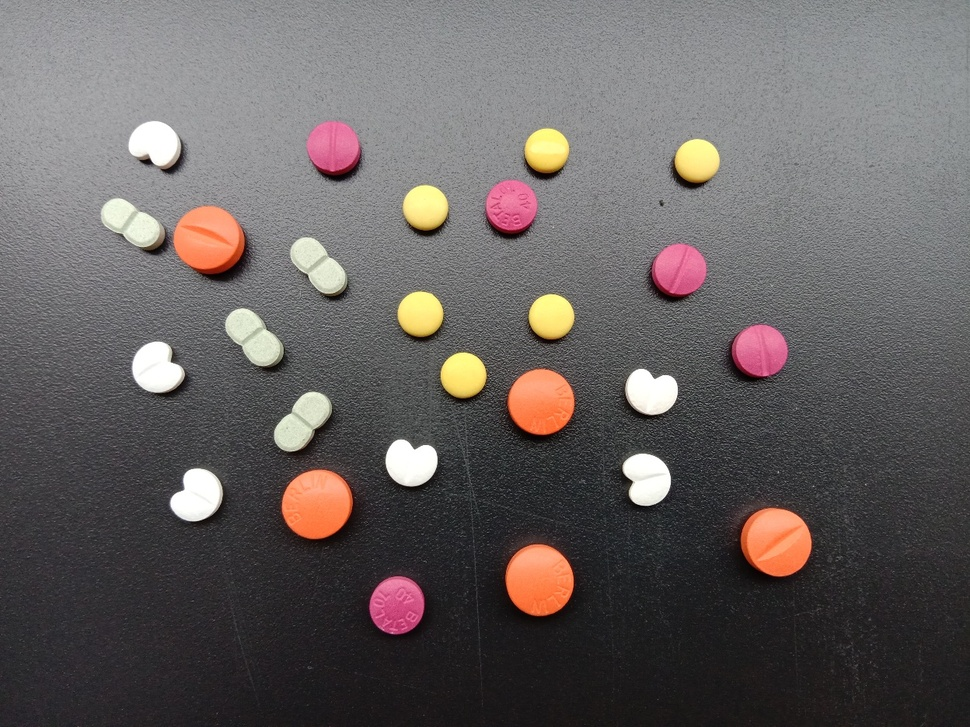
#> input picture dah snaek/tumlen/pills/01.jpg, 970 x 727 px, shrunk from 1248 x 936 before the run, found by its file name; its folder holds only this picture in this run
$ python PILL_count.py
#> lines starting #> are read from the running program, lines starting #| are printed output that depends on the picture; after the words box and inside, x2 and y2 are one past the last pixel; in counts of white or black regions, pixels touching at a corner belong together
import numpy as np
import cv2 as cv
import matplotlib.pyplot as plt
import os

folder = 'D:\\KIM\\ProgEmer\\Pan\\pills\\'
files = os.listdir(folder)
for i, file in enumerate(files):
    Pills = cv.imread(folder+file)
#> Pills is the input picture: shape (727, 970, 3); mean B, G, R 95.9, 96.7, 102.3
    height, width, depth = Pills.shape
    """
    hsv = cv.cvtColor(Pills, cv.COLOR_BGR2HSV)
    h,s,v = cv.split(hsv)
    s = s-70
    v = v*10
    hsv = cv.merge([h,s,v])
    new_pill = cv.cvtColor(hsv, cv.COLOR_HSV2BGR)
    grey = cv.cvtColor(new_pill, cv.COLOR_BGR2GRAY)
    """ #The result I got is not satisfied. So, I wont use them
    r,g,b = cv.split(Pills)
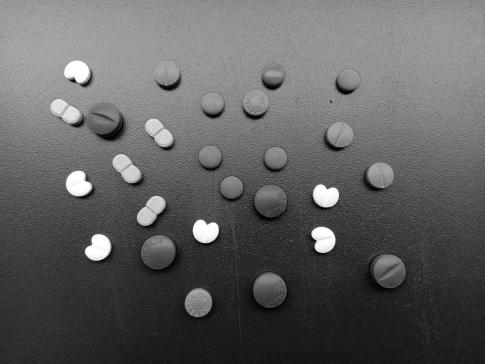
#> r: shape (727, 970) (shown at 1/2 size); min 0, max 255, mean 95.9
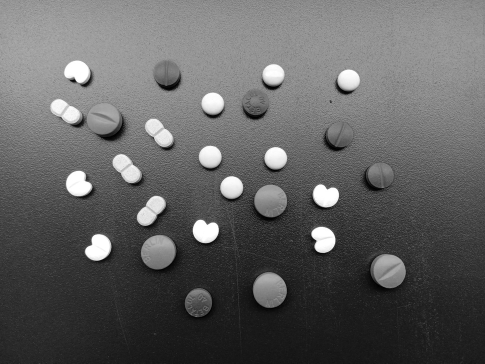
#> g: shape (727, 970) (shown at 1/2 size); min 0, max 255, mean 96.7
    Hi = cv.bitwise_or(r,b)# The images I got are brighter than the original ones So I think I can use it
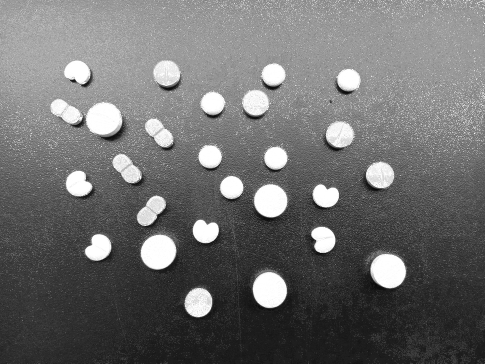
#> Hi: shape (727, 970) (shown at 1/2 size); min 1, max 255, mean 109.8

    #B,G,R = cv.split(new_pill)# -------------------Nothing different from b g r respectively
    res, thereshold = cv.threshold(Hi, 170, 255, cv.THRESH_BINARY)
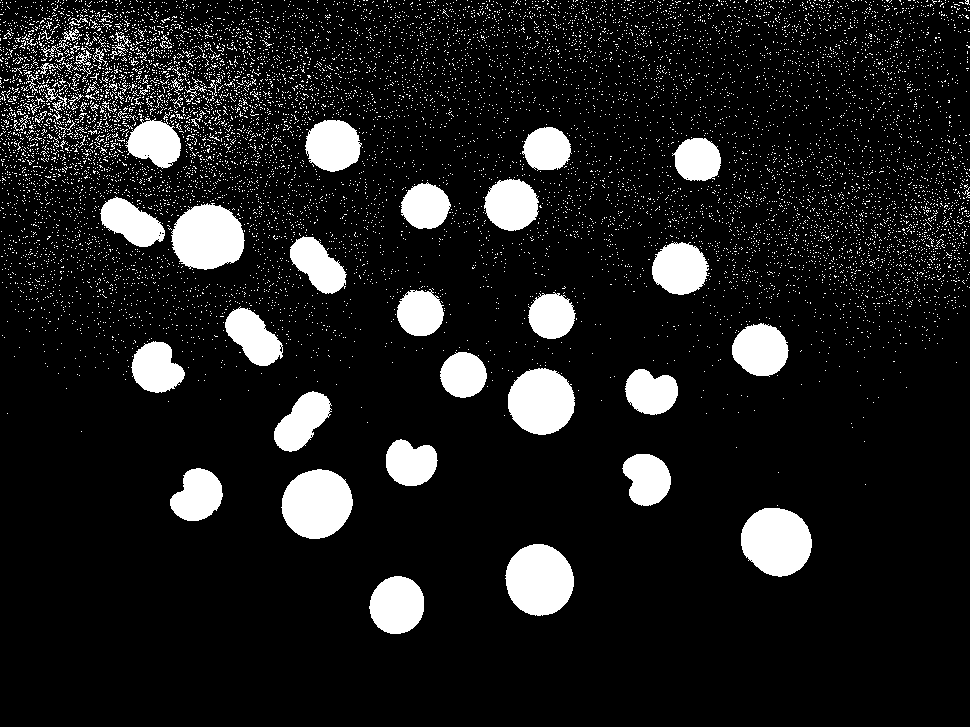
#> thereshold: shape (727, 970); 11.2% white; 10753 white regions (10675 under 20 px), largest, box (x1, y1, x2, y2) and area: (281, 469, 353, 539) 3855, (505, 544, 574, 616) 3842, (741, 508, 812, 577) 3792
    kernel = np.ones((25,25), np.uint8)
    opening = cv.morphologyEx(thereshold, cv.MORPH_OPEN, kernel)
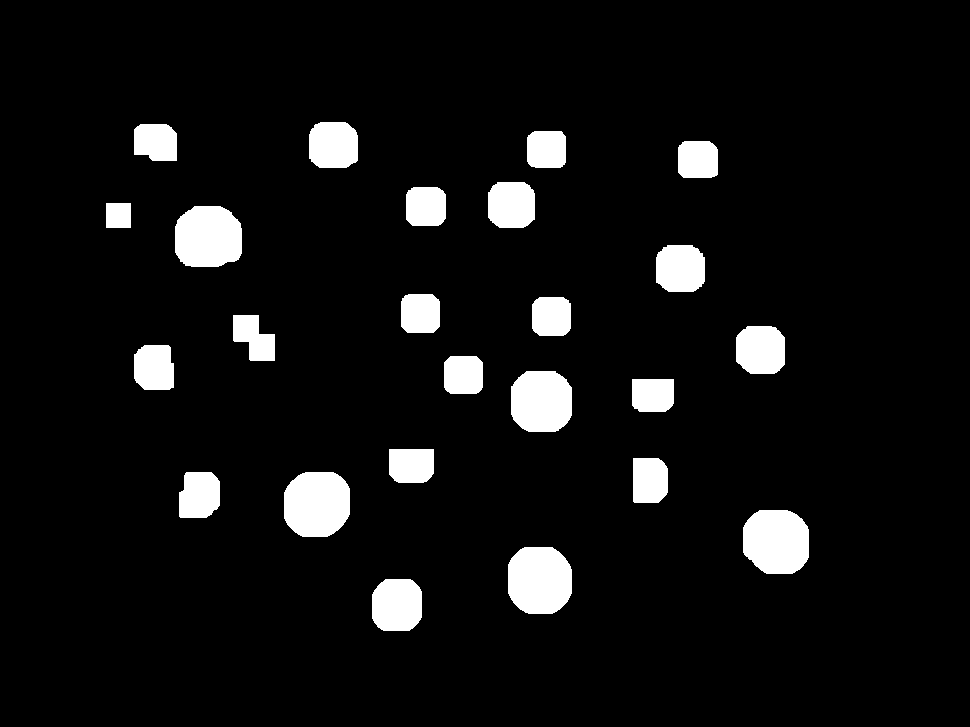
#> opening: shape (727, 970); 6.8% white; 24 white regions
    contours, hierachy = cv.findContours(opening, cv.RETR_TREE, cv.CHAIN_APPROX_SIMPLE )
#> contours = 24 contours; largest, box (x1, y1, x2, y2) and area: (284, 472, 350, 537) 3594, (508, 547, 572, 614) 3594, (743, 510, 809, 574) 3522, (175, 206, 242, 267) 3454, (511, 371, 572, 432) 3171
    border = np.zeros([height, width, 3])
    cv.drawContours(border, contours, -1, (0,255,0),3 )
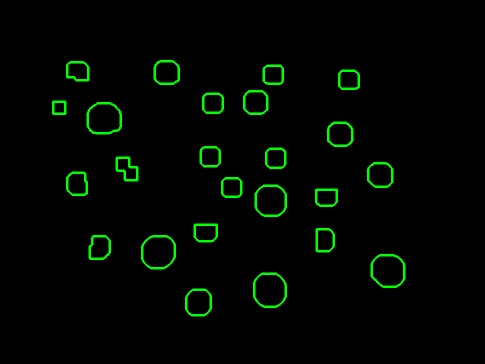
#> border: shape (727, 970, 3) float64 (shown at 1/2 size); mean of channels 0, 1, 2 0, 6.5, 0; drawn as B, G, R
    print(f"image {i+1} >> no. of pills equal >> {len(contours)}")
#| image 1 >> no. of pills equal >> 24

    plt.subplot(2,2,1)
    plt.imshow(Pills, cmap = 'gray'), plt.title(file)
    plt.subplot(2,2,2)
    plt.imshow(thereshold, cmap = 'gray'), plt.title(file)
    plt.subplot(2,2,3)
    plt.imshow(Hi, cmap = 'gray')
    plt.subplot(2,2,4)
    plt.imshow(border, cmap = 'gray')
    plt.show()
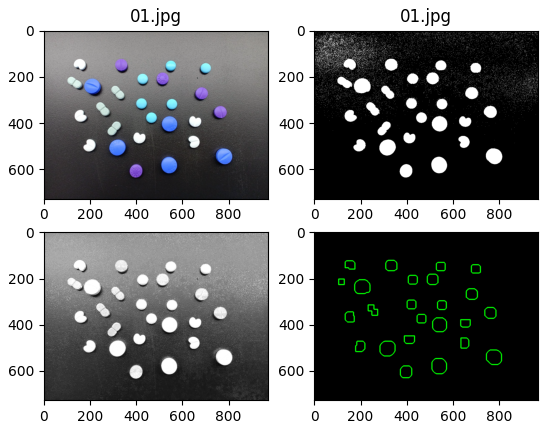
#> figure drawn by matplotlib, 4 panels; B, G, R data is drawn as R, G, B

$ run again, on dah snaek/tumlen/pills/05.jpg
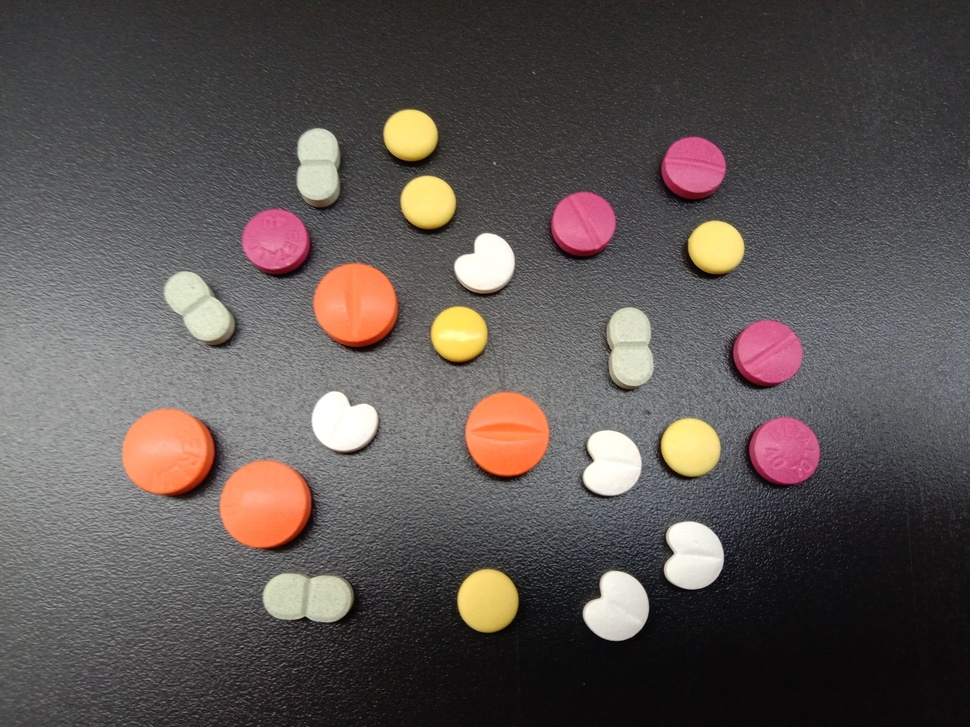
#> input picture dah snaek/tumlen/pills/05.jpg, 970 x 727 px, shrunk from 1248 x 936 before the run, found by its file name
#> Pills is the input picture: shape (727, 970, 3); mean B, G, R 82.4, 84.9, 92.6
#> `res, thereshold = cv.threshold(Hi, 170, 255, cv.THRESH_BINARY)`:
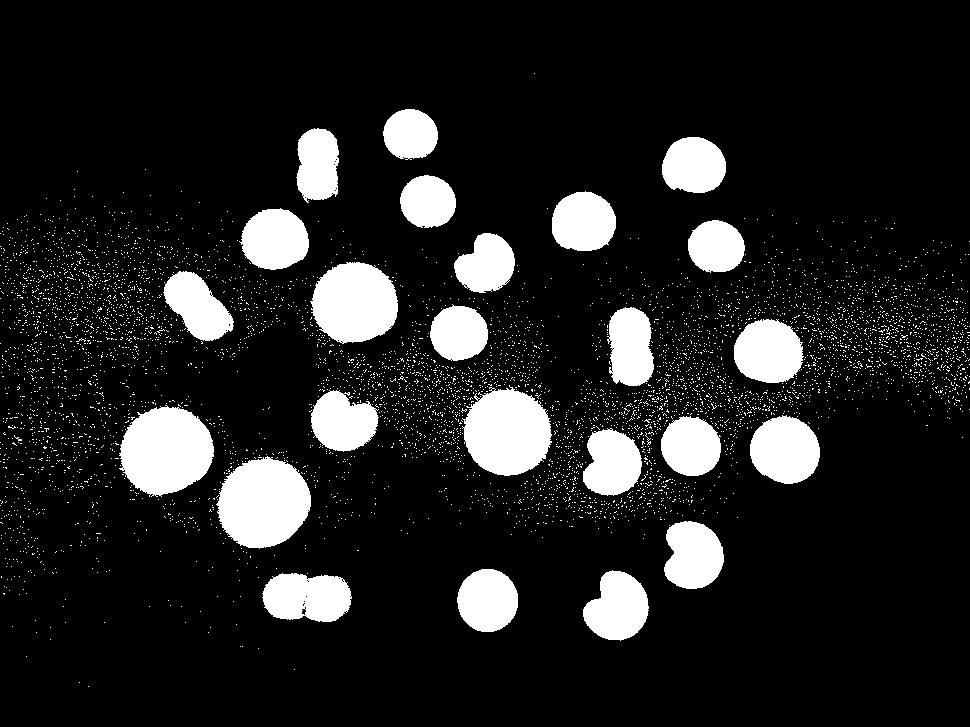
#> thereshold: shape (727, 970); 13% white; 5744 white regions (5719 under 20 px), largest, box (x1, y1, x2, y2) and area: (216, 456, 311, 549) 6512, (119, 405, 214, 497) 6423, (462, 385, 552, 476) 6008
#> opening: shape (727, 970); 11% white; 25 white regions
#> contours = 25 contours; largest, box (x1, y1, x2, y2) and area: (220, 460, 308, 547) 6201, (122, 409, 212, 493) 6116, (466, 391, 549, 474) 5648, (314, 264, 396, 341) 5217, (752, 418, 818, 481) 3448
#| image 1 >> no. of pills equal >> 25
#> `plt.show()`:
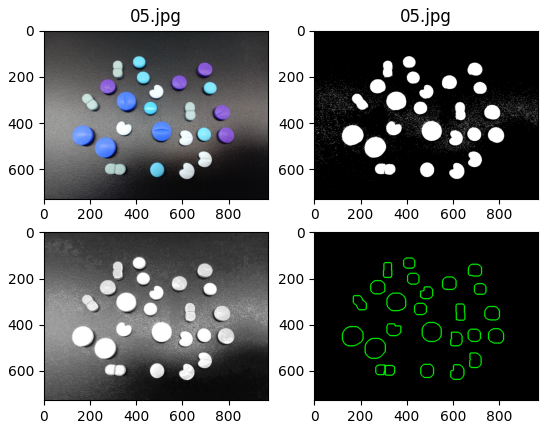
#> figure drawn by matplotlib, 4 panels; B, G, R data is drawn as R, G, B

$ run again, on dah snaek/tumlen/pills/06.jpg
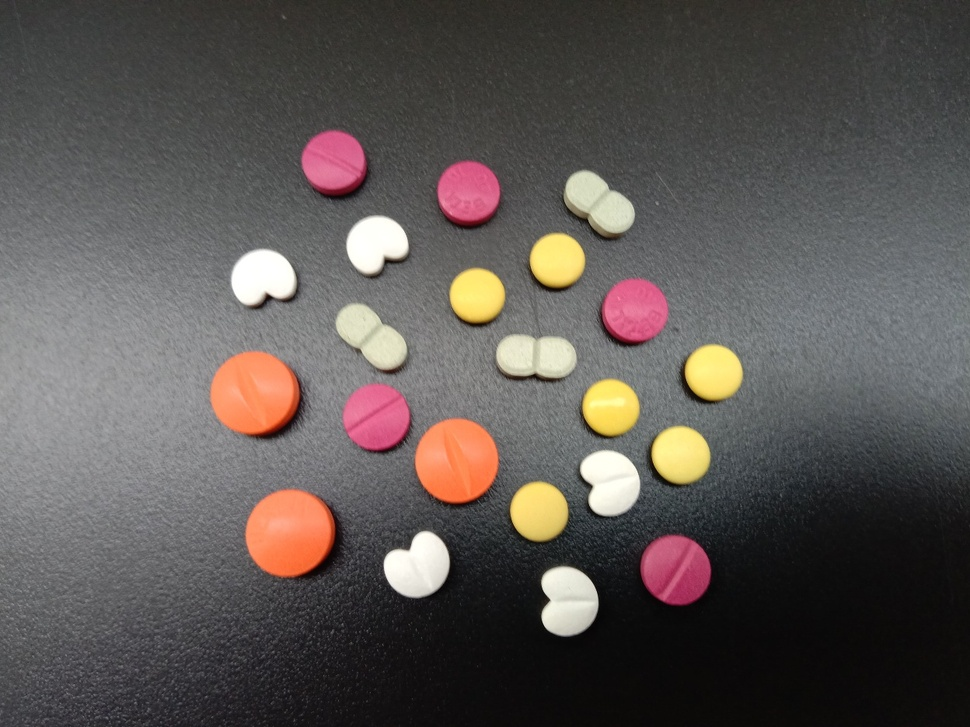
#> input picture dah snaek/tumlen/pills/06.jpg, 970 x 727 px, shrunk from 1248 x 936 before the run, found by its file name
#> Pills is the input picture: shape (727, 970, 3); mean B, G, R 83.8, 86.5, 92.4
#> `res, thereshold = cv.threshold(Hi, 170, 255, cv.THRESH_BINARY)`:
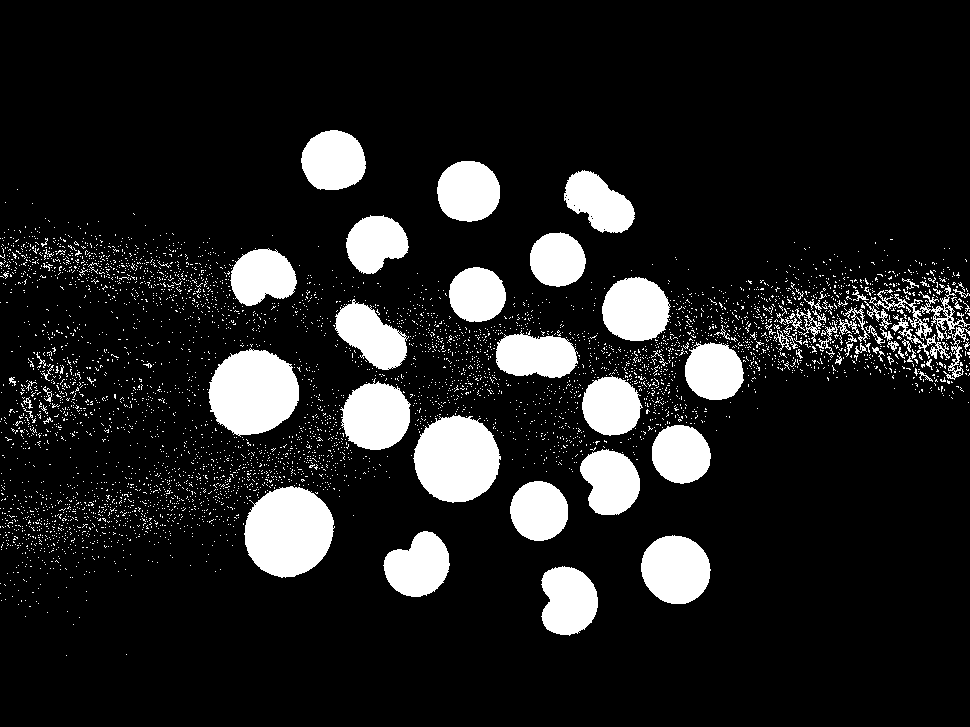
#> thereshold: shape (727, 970); 12.6% white; 4913 white regions (4840 under 20 px), largest, box (x1, y1, x2, y2) and area: (244, 486, 335, 578) 6298, (208, 348, 299, 437) 6020, (413, 415, 501, 503) 5850
#> opening: shape (727, 970); 9.8% white; 22 white regions
#> contours = 22 contours; largest, box (x1, y1, x2, y2) and area: (246, 489, 332, 575) 6021, (211, 351, 297, 434) 5750, (416, 418, 498, 501) 5582, (644, 538, 708, 602) 3463, (344, 385, 408, 448) 3392
#| image 1 >> no. of pills equal >> 22
#> `plt.show()`:
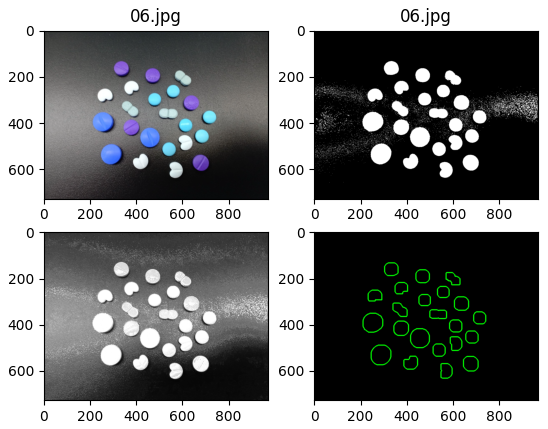
#> figure drawn by matplotlib, 4 panels; B, G, R data is drawn as R, G, B
